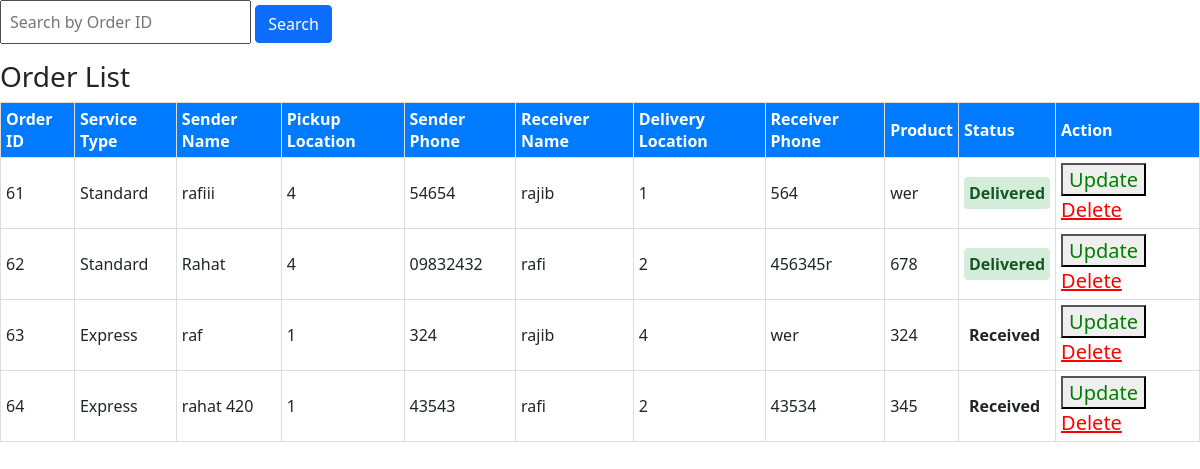
Screenshot of /adminpannel/pages/Delivery-system/orderlist.php with the database file from the repository.
### tables this page shows
CREATE TABLE `customer_section` (
  `id` int(100) NOT NULL,
  `service_type` varchar(100) NOT NULL,
  `sender_name` varchar(100) NOT NULL,
  `sender_address` varchar(100) NOT NULL,
  `sender_phone` varchar(100) NOT NULL,
  `receiver_name` varchar(100) NOT NULL,
  `receiver_address` varchar(100) NOT NULL,
  `receiver_phone` varchar(100) NOT NULL,
  `product` varchar(100) NOT NULL,
  `date_of_order` varchar(100) NOT NULL,
  `status` varchar(100) NOT NULL
);

### adminpannel/pages/Delivery-system/orderlist.php (the view, shortened to what this page needs)
<?php
$search_query = "";
?>
<?php
$database = mysqli_connect("localhost", "root", "", "fasttrack");
?>
<link rel="stylesheet" href="../../bootstrap/css/bootstrap.min.css">
</head>
<body>
    <form action="" method="post">
        <input type="search" name="search_order" value="<?php echo htmlspecialchars($search_query); ?>" placeholder="Search by Order ID" class="p-2">
        <button type="submit" class="btn btn-primary">Search</button>
    </form>
    <?php
    $query = "SELECT * FROM customer_section";
    $ns = $database->query($query);
    echo "<div class='table-container'>
    <h3>Order List</h3>
    <table>
        <thead>
            <tr>
                <th>Order ID</th>
                <th>Service Type</th>
                <th>Sender Name</th>
                <th>Pickup Location</th>
                <th>Sender Phone</th>
                <th>Receiver Name</th>
                <th>Delivery Location</th>
                <th>Receiver Phone</th>
                <th>Product</th>
                <th>Status</th>
                <th>Action</th>
            </tr>
        </thead>";
    while ($row = $ns->fetch_assoc()) {
        echo "
        <tbody>
            <tr>
                <td>{$row['id']}</td>
                <td>{$row['service_type']}</td>
                <td>{$row['sender_name']}</td>
                <td>{$row['sender_address']}</td>
                <td>{$row['sender_phone']}</td>
                <td>{$row['receiver_name']}</td>
                <td>{$row['receiver_address']}</td>
                <td>{$row['receiver_phone']}</td>
                <td>{$row['product']}</td>
                <td><span class='status {$row['status']}'>{$row['status']}</span></td>
                <td>
                    <button style='color:green; font-size:20px;'
                        type='button'
                        data-bs-toggle='modal'
                        data-bs-target='#exampleModal'
                        data-id='{$row['id']}'
                        data-status='{$row['status']}'>
                        Update
                    </button>
                        <a href='index.php?deleteid={$row['id']}' style='color:red; font-size:20px;'>Delete</a>
                </td>
            </tr>
        </tbody>";
    }
    echo " </table> </div>";
    ?>
</body>
</html>

### adminpannel/pages/Delivery-system/orderlist.php (style rules this page uses)
thead { background-color: #007bff; color: #fff; }
th, td { padding: 5px; border: 1px solid #ddd; }
th { font-weight: bold; }
.status { font-weight: bold; padding: 5px 5px; border-radius: 4px; }
.status.delivered { color: #155724; background-color: #d4edda; }

### rows the page displays
customer_section: id "61", service_type "Standard", sender_name "rafiii", sender_address "4", sender_phone "54654", receiver_name "rajib", receiver_address "1", receiver_phone "564", product "wer", status "Delivered"
customer_section: id "62", service_type "Standard", sender_name "Rahat", sender_address "4", sender_phone "09832432", receiver_name "rafi", receiver_address "2", receiver_phone "456345r", product "678", status "Delivered"
customer_section: id "63", service_type "Express", sender_name "raf", sender_address "1", sender_phone "324", receiver_name "rajib", receiver_address "4", receiver_phone "wer", product "324", status "Received"
customer_section: id "64", service_type "Express", sender_name "rahat 420", sender_address "1", sender_phone "43543", receiver_name "rafi", receiver_address "2", receiver_phone "43534", product "345", status "Received"
